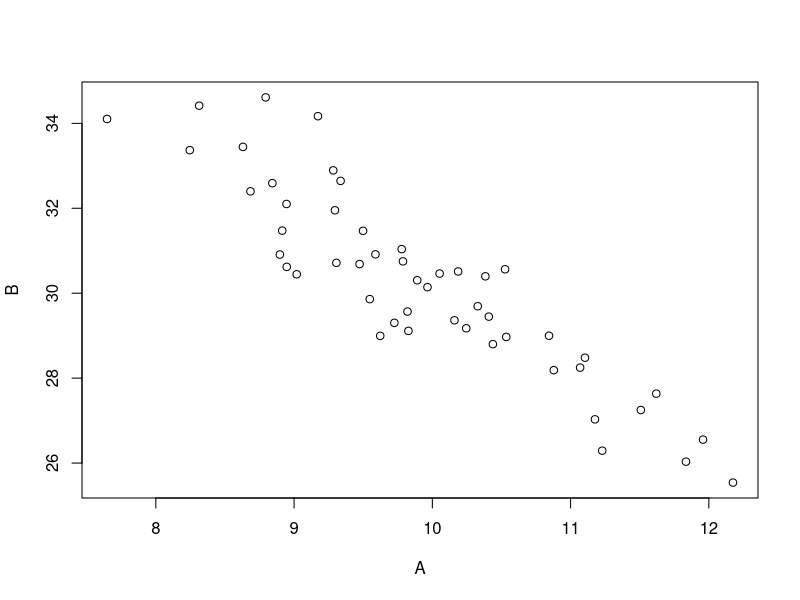
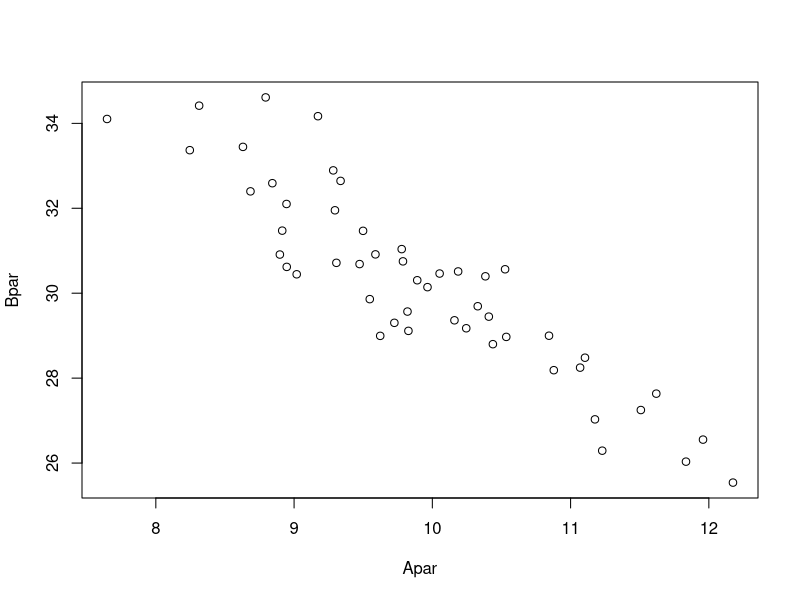

Recreate these plots in R, in order.
## manual page
?cor
## Generate data
A <- rnorm(50, 10)
B <- -2 * A + 50 + rnorm(50, 0, 1)
plot(A, B)
cor(A, B)
## Spearman correlation
cor(A, B,meth = "spearman")
## Data frame

AB <- data.frame(Apar = A, Bpar = B)

plot(AB)
